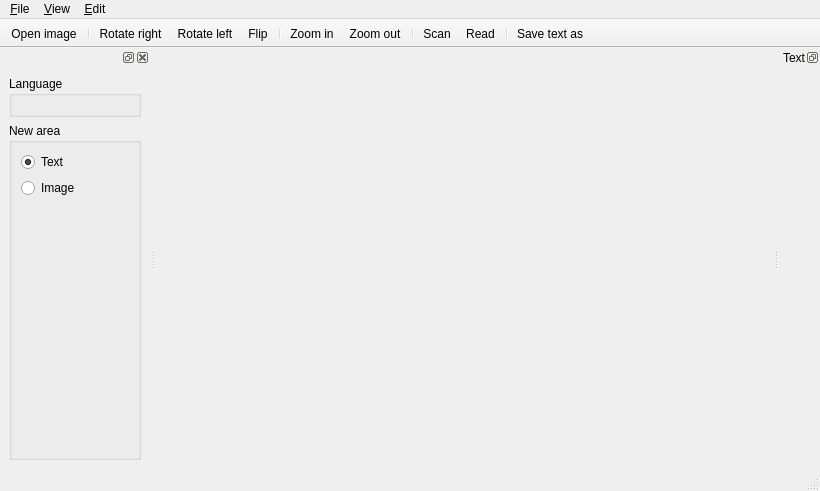
<ui version="4.0" >
 <class>Lector</class>
 <widget class="QMainWindow" name="Lector" >
  <property name="geometry" >
   <rect>
    <x>0</x>
    <y>0</y>
    <width>820</width>
    <height>491</height>
   </rect>
  </property>
  <property name="windowTitle" >
   <string>Lector</string>
  </property>
  <widget class="QWidget" name="centralwidget" />
  <widget class="QMenuBar" name="menubar" >
   <property name="geometry" >
    <rect>
     <x>0</x>
     <y>0</y>
     <width>820</width>
     <height>27</height>
    </rect>
   </property>
   <widget class="QMenu" name="menuFile" >
    <property name="title" >
     <string>&amp;File</string>
    </property>
    <addaction name="actionOpen" />
    <addaction name="actionSaveDocumentAs" />
    <addaction name="separator" />
    <addaction name="actionExit" />
   </widget>
   <widget class="QMenu" name="menuView" >
    <property name="title" >
     <string>&amp;View</string>
    </property>
    <addaction name="actionZoomOut" />
    <addaction name="actionZoomIn" />
   </widget>
   <widget class="QMenu" name="menu_Edit" >
    <property name="title" >
     <string>&amp;Edit</string>
    </property>
    <addaction name="actionRotateRight" />
    <addaction name="actionRotateLeft" />
    <addaction name="actionRotateFull" />
   </widget>
   <addaction name="menuFile" />
   <addaction name="menuView" />
   <addaction name="menu_Edit" />
  </widget>
  <widget class="QStatusBar" name="statusbar" />
  <widget class="QToolBar" name="toolBar" >
   <property name="windowTitle" >
    <string>toolBar</string>
   </property>
   <property name="movable" >
    <bool>false</bool>
   </property>
   <property name="iconSize" >
    <size>
     <width>32</width>
     <height>32</height>
    </size>
   </property>
   <property name="toolButtonStyle" >
    <enum>Qt::ToolButtonTextUnderIcon</enum>
   </property>
   <property name="floatable" >
    <bool>false</bool>
   </property>
   <attribute name="toolBarArea" >
    <enum>TopToolBarArea</enum>
   </attribute>
   <attribute name="toolBarBreak" >
    <bool>false</bool>
   </attribute>
   <addaction name="actionOpen" />
   <addaction name="separator" />
   <addaction name="actionRotateRight" />
   <addaction name="actionRotateLeft" />
   <addaction name="actionRotateFull" />
   <addaction name="separator" />
   <addaction name="actionZoomIn" />
   <addaction name="actionZoomOut" />
   <addaction name="separator" />
   <addaction name="actionScan" />
   <addaction name="actionOcr" />
   <addaction name="separator" />
   <addaction name="actionSaveDocumentAs" />
  </widget>
  <widget class="QDockWidget" name="textBrowserDock" >
   <property name="sizePolicy" >
    <sizepolicy vsizetype="Preferred" hsizetype="Preferred" >
     <horstretch>0</horstretch>
     <verstretch>0</verstretch>
    </sizepolicy>
   </property>
   <property name="features" >
    <set>QDockWidget::DockWidgetFloatable|QDockWidget::DockWidgetMovable</set>
   </property>
   <property name="windowTitle" >
    <string>Text</string>
   </property>
   <attribute name="dockWidgetArea" >
    <number>2</number>
   </attribute>
   <widget class="QWidget" name="dockWidgetContents_2" >
    <layout class="QVBoxLayout" />
   </widget>
  </widget>
  <widget class="QDockWidget" name="dockWidget" >
   <property name="minimumSize" >
    <size>
     <width>150</width>
     <height>0</height>
    </size>
   </property>
   <property name="windowTitle" >
    <string/>
   </property>
   <attribute name="dockWidgetArea" >
    <number>1</number>
   </attribute>
   <widget class="QWidget" name="dockWidgetContents" >
    <layout class="QVBoxLayout" >
     <item>
      <widget class="QGroupBox" name="groupBox_language" >
       <property name="title" >
        <string>Language</string>
       </property>
       <property name="flat" >
        <bool>true</bool>
       </property>
       <layout class="QVBoxLayout" />
      </widget>
     </item>
     <item>
      <widget class="QGroupBox" name="groupBox_areaType" >
       <property name="title" >
        <string>New area</string>
       </property>
       <property name="flat" >
        <bool>true</bool>
       </property>
       <layout class="QVBoxLayout" >
        <item>
         <widget class="QRadioButton" name="rbtn_text" >
          <property name="text" >
           <string>Text</string>
          </property>
          <property name="checked" >
           <bool>true</bool>
          </property>
         </widget>
        </item>
        <item>
         <widget class="QRadioButton" name="rbtn_image" >
          <property name="text" >
           <string>Image</string>
          </property>
         </widget>
        </item>
        <item>
         <spacer>
          <property name="orientation" >
           <enum>Qt::Vertical</enum>
          </property>
          <property name="sizeHint" stdset="0" >
           <size>
            <width>20</width>
            <height>40</height>
           </size>
          </property>
         </spacer>
        </item>
       </layout>
      </widget>
     </item>
    </layout>
   </widget>
  </widget>
  <action name="actionOpen" >
   <property name="icon" >
    <iconset resource="resources.qrc" >
     <normaloff>:/icons/icons/fileopen.png</normaloff>:/icons/icons/fileopen.png</iconset>
   </property>
   <property name="text" >
    <string>&amp;Open image</string>
   </property>
   <property name="shortcut" >
    <string>Ctrl+O</string>
   </property>
  </action>
  <action name="actionExit" >
   <property name="icon" >
    <iconset resource="resources.qrc" >
     <normaloff>:/icons/icons/exit.png</normaloff>:/icons/icons/exit.png</iconset>
   </property>
   <property name="text" >
    <string>Exit</string>
   </property>
  </action>
  <action name="actionRotateRight" >
   <property name="icon" >
    <iconset resource="resources.qrc" >
     <normaloff>:/icons/icons/rotate_cw.png</normaloff>:/icons/icons/rotate_cw.png</iconset>
   </property>
   <property name="text" >
    <string>Rotate right</string>
   </property>
   <property name="shortcut" >
    <string>Ctrl+Right</string>
   </property>
  </action>
  <action name="actionRotateLeft" >
   <property name="icon" >
    <iconset resource="resources.qrc" >
     <normaloff>:/icons/icons/rotate_ccw.png</normaloff>:/icons/icons/rotate_ccw.png</iconset>
   </property>
   <property name="text" >
    <string>Rotate left</string>
   </property>
   <property name="shortcut" >
    <string>Ctrl+Left</string>
   </property>
  </action>
  <action name="actionRotateFull" >
   <property name="icon" >
    <iconset resource="resources.qrc" >
     <normaloff>:/icons/icons/rotate.png</normaloff>:/icons/icons/rotate.png</iconset>
   </property>
   <property name="text" >
    <string>Flip</string>
   </property>
   <property name="shortcut" >
    <string>Ctrl+Down</string>
   </property>
  </action>
  <action name="actionZoomIn" >
   <property name="icon" >
    <iconset resource="resources.qrc" >
     <normaloff>:/icons/icons/viewmag+.png</normaloff>:/icons/icons/viewmag+.png</iconset>
   </property>
   <property name="text" >
    <string>Zoom in</string>
   </property>
   <property name="shortcut" >
    <string>Ctrl++</string>
   </property>
  </action>
  <action name="actionZoomOut" >
   <property name="icon" >
    <iconset resource="resources.qrc" >
     <normaloff>:/icons/icons/viewmag-.png</normaloff>:/icons/icons/viewmag-.png</iconset>
   </property>
   <property name="text" >
    <string>Zoom out</string>
   </property>
   <property name="shortcut" >
    <string>Ctrl+-</string>
   </property>
  </action>
  <action name="actionOcr" >
   <property name="icon" >
    <iconset resource="resources.qrc" >
     <normaloff>:/icons/icons/player_play.png</normaloff>:/icons/icons/player_play.png</iconset>
   </property>
   <property name="text" >
    <string>Read</string>
   </property>
  </action>
  <action name="actionSaveDocumentAs" >
   <property name="icon" >
    <iconset resource="resources.qrc" >
     <normaloff>:/icons/icons/filesave.png</normaloff>:/icons/icons/filesave.png</iconset>
   </property>
   <property name="text" >
    <string>Save text &amp;as</string>
   </property>
   <property name="shortcut" >
    <string>Ctrl+S</string>
   </property>
  </action>
  <action name="actionScan" >
   <property name="icon" >
    <iconset resource="resources.qrc" >
     <normaloff>:/icons/icons/scanner.png</normaloff>:/icons/icons/scanner.png</iconset>
   </property>
   <property name="text" >
    <string>Scan</string>
   </property>
  </action>
  <action name="actionSaveImageAs" >
   <property name="text" >
    <string>Save image as</string>
   </property>
  </action>
 </widget>
 <resources>
  <include location="resources.qrc" />
 </resources>
 <connections>
  <connection>
   <sender>actionExit</sender>
   <signal>activated()</signal>
   <receiver>Lector</receiver>
   <slot>close()</slot>
   <hints>
    <hint type="sourcelabel" >
     <x>-1</x>
     <y>-1</y>
    </hint>
    <hint type="destinationlabel" >
     <x>413</x>
     <y>299</y>
    </hint>
   </hints>
  </connection>
 </connections>
</ui>
